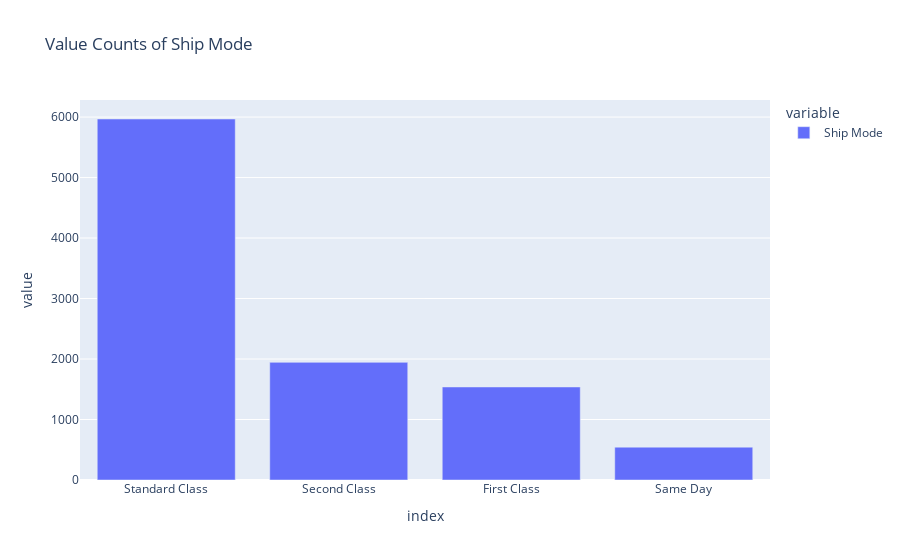
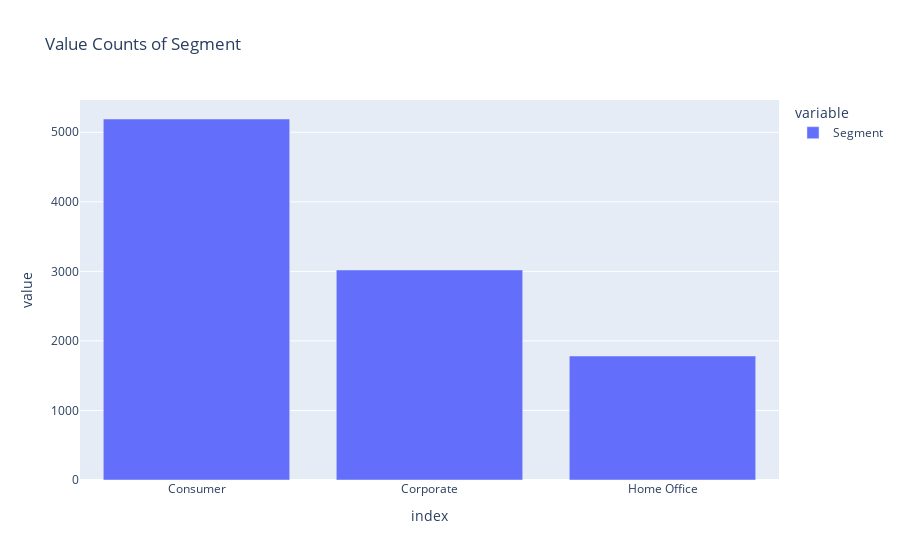
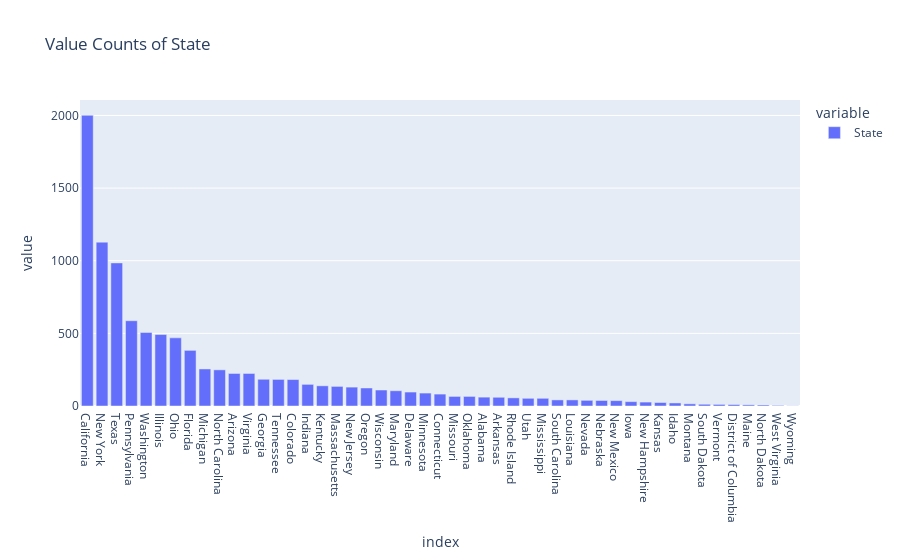
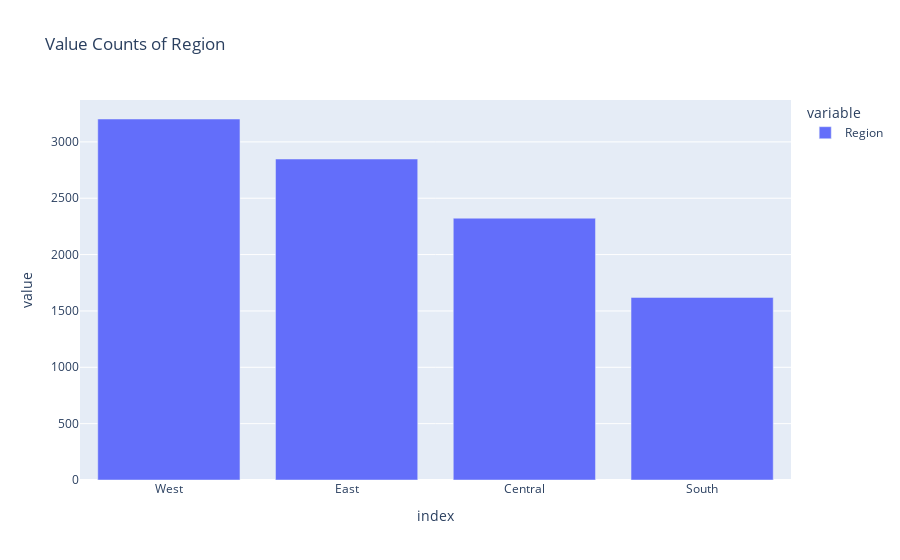

The code cell stored with these charts, in order, in its notebook:
### Code cell
data['Ship Mode'].value_counts().plot(kind='bar', title = "Value Counts of Ship Mode").show()

data['Segment'].value_counts().plot(kind='bar', title = "Value Counts of Segment").show()

data['State'].value_counts().plot(kind='bar', title = "Value Counts of State").show()

data['Region'].value_counts().plot(kind='bar', title = "Value Counts of Region").show()

data['Category'].value_counts().plot(kind='bar', title = "Value Counts of Category").show()

data['Sub-Category'].value_counts().plot(kind='bar', title = "Value Counts of Sub-Category").show()

### Figure 1 — Plotly figure (JSON) as saved in the notebook; plotly's stock layout.template omitted (floating-point values rounded to 4 significant figures)
{"data": [{"alignmentgroup": "True", "hovertemplate": "variable=Ship Mode<br>index=%{x}<br>value=%{y}<extra></extra>", "legendgroup": "Ship Mode", "marker": {"color": "#636efa", "pattern": {"shape": ""}}, "name": "Ship Mode", "offsetgroup": "Ship Mode", "orientation": "v", "showlegend": true, "textposition": "auto", "type": "bar", "x": ["Standard Class", "Second Class", "First Class", "Same Day"], "xaxis": "x", "y": [5968, 1945, 1538, 543], "yaxis": "y"}], "layout": {"autosize": true, "barmode": "relative", "legend": {"title": {"text": "variable"}, "tracegroupgap": 0}, "title": {"text": "Value Counts of Ship Mode"}, "xaxis": {"anchor": "y", "autorange": true, "domain": [0, 1], "range": [-0.5, 3.5], "title": {"text": "index"}, "type": "category"}, "yaxis": {"anchor": "x", "autorange": true, "domain": [0, 1], "range": [0, 6282.0], "title": {"text": "value"}, "type": "linear"}}}

### Figure 2 — Plotly figure (JSON) as saved in the notebook; plotly's stock layout.template omitted (floating-point values rounded to 4 significant figures)
{"data": [{"alignmentgroup": "True", "hovertemplate": "variable=Segment<br>index=%{x}<br>value=%{y}<extra></extra>", "legendgroup": "Segment", "marker": {"color": "#636efa", "pattern": {"shape": ""}}, "name": "Segment", "offsetgroup": "Segment", "orientation": "v", "showlegend": true, "textposition": "auto", "type": "bar", "x": ["Consumer", "Corporate", "Home Office"], "xaxis": "x", "y": [5191, 3020, 1783], "yaxis": "y"}], "layout": {"autosize": true, "barmode": "relative", "legend": {"title": {"text": "variable"}, "tracegroupgap": 0}, "title": {"text": "Value Counts of Segment"}, "xaxis": {"anchor": "y", "autorange": true, "domain": [0, 1], "range": [-0.5, 2.5], "title": {"text": "index"}, "type": "category"}, "yaxis": {"anchor": "x", "autorange": true, "domain": [0, 1], "range": [0, 5464.0], "title": {"text": "value"}, "type": "linear"}}}

### Figure 3 — Plotly figure (JSON) as saved in the notebook; plotly's stock layout.template omitted (floating-point values rounded to 4 significant figures)
{"data": [{"alignmentgroup": "True", "hovertemplate": "variable=State<br>index=%{x}<br>value=%{y}<extra></extra>", "legendgroup": "State", "marker": {"color": "#636efa", "pattern": {"shape": ""}}, "name": "State", "offsetgroup": "State", "orientation": "v", "showlegend": true, "textposition": "auto", "type": "bar", "x": ["California", "New York", "Texas", "Pennsylvania", "Washington", "Illinois", "Ohio", "Florida", "Michigan", "North Carolina", "Arizona", "Virginia", "Georgia", "Tennessee", "Colorado", "Indiana", "Kentucky", "Massachusetts", "New Jersey", "Oregon", "Wisconsin", "Maryland", "Delaware", "Minnesota", "Connecticut", "Missouri", "Oklahoma", "Alabama", "Arkansas", "Rhode Island", "Utah", "Mississippi", "South Carolina", "Louisiana", "Nevada", "Nebraska", "New Mexico", "Iowa", "New Hampshire", "Kansas", "Idaho", "Montana", "South Dakota", "Vermont", "District of Columbia", "Maine", "North Dakota", "West Virginia", "Wyoming"], "xaxis": "x", "y": [2001, 1128, 985, 587, 506, 492, 469, 383, 255, 249, 224, 224, 184, 183, 182, 149, 139, 135, 130, 124, 110, 105, 96, 89, 82, 66, 66, 61, 60, 56, 53, 53, 42, 42, 39, 38, 37, 30, 27, 24, 21, 15, 12, 11, 10, 8, 7, 4, 1], "yaxis": "y"}], "layout": {"autosize": true, "barmode": "relative", "legend": {"title": {"text": "variable"}, "tracegroupgap": 0}, "title": {"text": "Value Counts of State"}, "xaxis": {"anchor": "y", "autorange": true, "domain": [0, 1], "range": [-0.5, 48.5], "title": {"text": "index"}, "type": "category"}, "yaxis": {"anchor": "x", "autorange": true, "domain": [0, 1], "range": [0, 2106.0], "title": {"text": "value"}, "type": "linear"}}}

### Figure 4 — Plotly figure (JSON) as saved in the notebook; plotly's stock layout.template omitted (floating-point values rounded to 4 significant figures)
{"data": [{"alignmentgroup": "True", "hovertemplate": "variable=Region<br>index=%{x}<br>value=%{y}<extra></extra>", "legendgroup": "Region", "marker": {"color": "#636efa", "pattern": {"shape": ""}}, "name": "Region", "offsetgroup": "Region", "orientation": "v", "showlegend": true, "textposition": "auto", "type": "bar", "x": ["West", "East", "Central", "South"], "xaxis": "x", "y": [3203, 2848, 2323, 1620], "yaxis": "y"}], "layout": {"autosize": true, "barmode": "relative", "legend": {"title": {"text": "variable"}, "tracegroupgap": 0}, "title": {"text": "Value Counts of Region"}, "xaxis": {"anchor": "y", "autorange": true, "domain": [0, 1], "range": [-0.5, 3.5], "title": {"text": "index"}, "type": "category"}, "yaxis": {"anchor": "x", "autorange": true, "domain": [0, 1], "range": [0, 3372.0], "title": {"text": "value"}, "type": "linear"}}}
